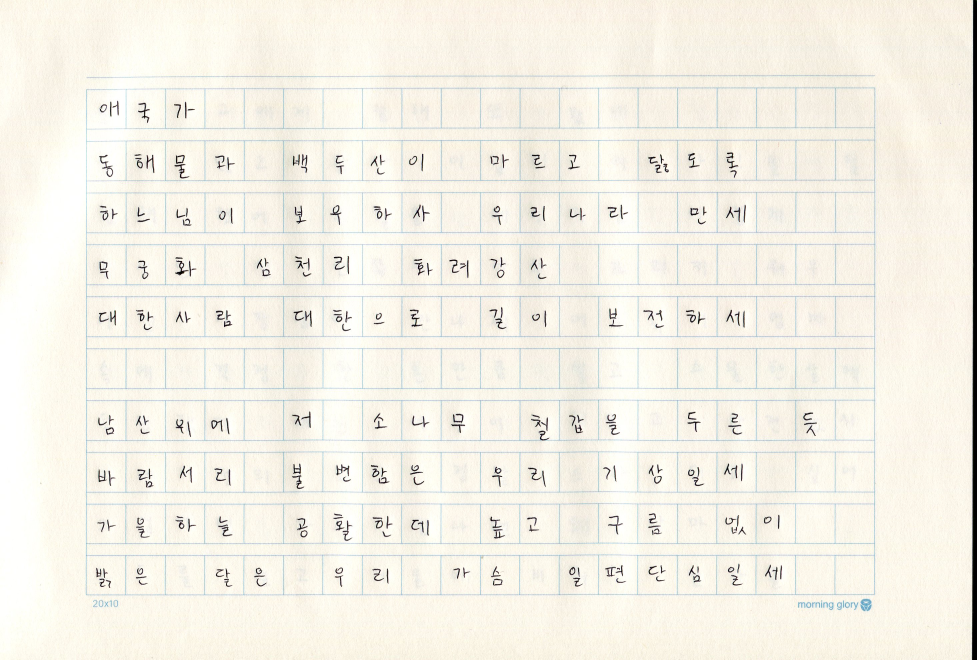
#> input picture 1.jpg, 2931 x 1978 px (shown at 1/3 size)
$ python preprocessing.py 1.jpg
#> lines starting #> are read from the running program, lines starting #| are printed output that depends on the picture; after the words box and inside, x2 and y2 are one past the last pixel; in counts of white or black regions, pixels touching at a corner belong together
import cv2
import numpy as np
import sys
from pathlib import Path

###################
# Core Parameters #
###################

# Size of image to compact during preprocessing
adjust_size = 500

# Rho (distance from top-left corner) threshold for detecting duplicates
rho_threshold = 10


# Theta (angle from top horizontal line) threshold for detecting duplicates
theta_threshold = 30*np.pi/180

# Theta threshold for grouping lines horizontally and vertically
group_threshold = 15*np.pi/180

# Gap ratio threshold between two adjacent lines to expected for finding missing lines
missing_threshold = 1.2

# Save output box images into ./output directory
save_output = True

# Save image of extracted lines overlapped to the original image into ./converted.jpg
save_lines = True

###################
###################

def angle_diff(theta1, theta2):
    return min(abs(theta1 - theta2), abs(theta1+np.pi - theta2), abs(theta1-np.pi - theta2))

def dist_diff(rho1, rho2):
    return abs(abs(rho1) - abs(rho2))

# Read the image
file_path = sys.argv[1]
orig_img = cv2.imread(file_path)
#> orig_img is the input picture: shape (1978, 2931, 3); mean B, G, R 230.8, 241.1, 244.4

# Resize the image
height, width, _ = orig_img.shape
img = cv2.resize(orig_img, dsize=(adjust_size, adjust_size), interpolation=cv2.INTER_AREA)
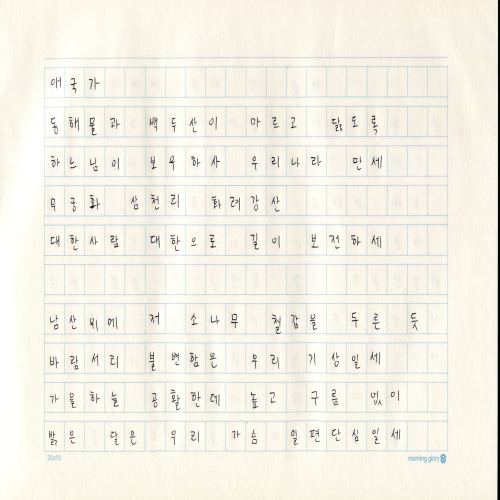
#> img: shape (500, 500, 3); mean B, G, R 230.8, 241.1, 244.4

# Change the image into a gray scale
gray = cv2.cvtColor(img, cv2.COLOR_BGR2GRAY)

# Pre image processing
edges = cv2.Canny(gray, 45, 150, apertureSize=3)
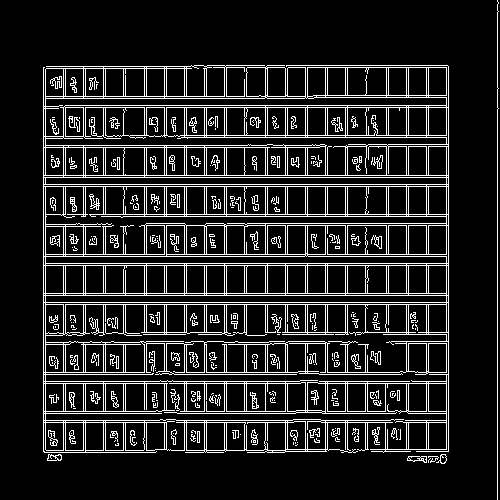
#> edges: shape (500, 500); 13.3% white in thin lines or dots

kernel = np.ones((3, 3), np.uint8)
edges = cv2.dilate(edges, kernel, iterations=1)
#> edges: shape (500, 500); 33.5% white; 69 white regions, largest, box (x1, y1, x2, y2) and area: (42, 64, 450, 465) 73554, (496, 0, 500, 500) 1513, (190, 390, 202, 409) 181

kernel = np.ones((5, 5), np.uint8)
edges = cv2.erode(edges, kernel, iterations=1)
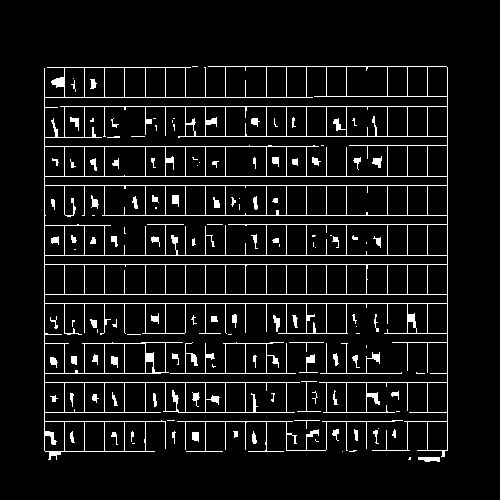
#> edges: shape (500, 500); 7.3% white in thin lines or dots, all inside (x1, y1, x2, y2) = (44, 66, 448, 462)

# Detect lines in the image
lines = cv2.HoughLines(edges, 1, 0.5*np.pi/180, 150)
#> lines = 47 rows, first 8: [176, 1.57], [185, 1.57], [255, 1.57], [264, 1.57], [294, 1.57], [303, 1.57], [106, 1.57], [382, 1.57]

if not lines.any():
    print('No lines were found')
    exit()

# Reduce similar lines into one representative
filtered_lines = []

## Calculate how many lines are similar to a given one
similar_lines = {i : [] for i in range(len(lines))}
#> similar_lines = 47 items
for i in range(len(lines)):
    for j in range(len(lines)):
        if i == j:
            continue
        rho_i, theta_i = lines[i][0]
        rho_j, theta_j = lines[j][0]
        if dist_diff(rho_i, rho_j) < rho_threshold and angle_diff(theta_i, theta_j) < theta_threshold:
            similar_lines[i].append(j)
#> this loop made 47 passes

## Order the indices of the lines by how many are similar to them
indices = [i for i in range(len(lines))]
#> indices = 47 values from 0 to 46
indices.sort(key=lambda x : len(similar_lines[x]))

## Construct line flags which is the base for the filtering
line_flags = len(lines)*[True]
#> line_flags = 47 items, first 6: True, True, True, True, True, True
for i in range(len(lines) - 1):
    if not line_flags[indices[i]]:
        continue

    for j in range(i + 1, len(lines)):
        if not line_flags[indices[j]]:
            continue

        rho_i,theta_i = lines[indices[i]][0]
        rho_j,theta_j = lines[indices[j]][0]
        if dist_diff(rho_i, rho_j) < rho_threshold and angle_diff(theta_i, theta_j) < theta_threshold:
            line_flags[indices[j]] = False
#> this loop made 46 passes
#> after the loop, line_flags = 47 items, first 6: True, False, True, False, True, False

## Filter out duplicated lines
for i in range(len(lines)):
    if line_flags[i]:
        filtered_lines.append(lines[i])
#> after the loop, filtered_lines = 35 items, first 6: [[176, 1.57]], [[255, 1.57]], [[294, 1.57]], [[106, 1.57]], [[382, 1.57]], [[447, 0]]

# Group horizontal and vertical lines, respectively
similar_lines = {i : set() for i in range(len(filtered_lines))}
#> similar_lines = 35 items
for i in range(len(filtered_lines)):
    for j in range(len(filtered_lines)):
        if i == j:
            continue
        rho_i, theta_i = filtered_lines[i][0]
        rho_j, theta_j = filtered_lines[j][0]
        if angle_diff(theta_i, theta_j) < group_threshold:
            similar_lines[i].add(j)
#> this loop made 35 passes
groupped_lines = set()
#> groupped_lines = 0 items
groups = []
for i, line in enumerate(filtered_lines):
    if i in groupped_lines:
        group_idx = [j for j, g in enumerate(groups) if i in g][0]
    else:
        groups.append(set())
        group_idx = len(groups) - 1
    groupped_lines.add(i)
    groups[group_idx] |= similar_lines[i]
    groups[group_idx].add(i)
    groupped_lines |= groups[group_idx]
#> this loop made 35 passes
#> (line, group_idx) on passes 1 to 8: ([[176, 1.57]], 0), ([[255, 1.57]], 0), ([[294, 1.57]], 0), ([[106, 1.57]], 0), ([[382, 1.57]], 0), ([[447, 0]], 1), ([[44, 0]], 1), ([[215, 1.57]], 0)
#> after the loop, groups = 3 items
groups.sort(key=len)
height_groups, width_groups = groups[-2:]
#> height_groups = 14 items; width_groups = 20 items

width_lines = [filtered_lines[i][0] for i in width_groups]
#> width_lines = [[447, 0], [44, 0], [427, 0], [286, 0], [64, 0], [84, 0], [104, 0], [205, 0], [346, 0], [145, 0], [225, 0], [407, 0], [165, 0], [185, 0], [306, 0], [326, 0], [266, 0], [245, 0], [387, 0], [124, 0]]
height_lines = [filtered_lines[i][0] for i in height_groups]
#> height_lines = [[176, 1.57], [255, 1.57], [294, 1.57], [106, 1.57], [382, 1.57], [215, 1.57], [412, 1.57], [136, 1.57], [66, 1.57], [333, 1.57], [451, 1.57], [148, 1.56], [343, 1.57], [423, 1.56]]
if np.abs(width_lines[0][1]) < np.abs(height_lines[0][1]):
    width_lines, height_lines = height_lines, width_lines
#> width_lines has the same summary as height_lines; height_lines has the same summary as width_lines

# Sort lines by distances (rho)
width_lines = sorted(width_lines, key=lambda l: abs(l[0]))
#> width_lines = [[66, 1.57], [106, 1.57], [136, 1.57], [148, 1.56], [176, 1.57], [215, 1.57], [255, 1.57], [294, 1.57], [333, 1.57], [343, 1.57], [382, 1.57], [412, 1.57], [423, 1.56], [451, 1.57]]
height_lines = sorted(height_lines, key=lambda l: abs(l[0]))
#> height_lines = [[44, 0], [64, 0], [84, 0], [104, 0], [124, 0], [145, 0], [165, 0], [185, 0], [205, 0], [225, 0], [245, 0], [266, 0], [286, 0], [306, 0], [326, 0], [346, 0], [387, 0], [407, 0], [427, 0], [447, 0]]

width_adj_dists = [dist_diff(width_lines[i][0], width_lines[i-1][0]) for i in range(1, len(width_lines))]
#> width_adj_dists = [40, 30, 12, 28, 39, 40, 39, 39, 10, 39, 30, 11, 28]
height_adj_dists = [dist_diff(height_lines[i][0], height_lines[i-1][0]) for i in range(1, len(height_lines))]
#> height_adj_dists = [20, 20, 20, 20, 21, 20, 20, 20, 20, 20, 21, 20, 20, 20, 20, 41, 20, 20, 20]

width_adj_dists = sorted(width_adj_dists)
#> width_adj_dists = [10, 11, 12, 28, 28, 30, 30, 39, 39, 39, 39, 40, 40]
height_adj_dists = sorted(height_adj_dists)
#> height_adj_dists = [20, 20, 20, 20, 20, 20, 20, 20, 20, 20, 20, 20, 20, 20, 20, 20, 21, 21, 41]

line_gap = width_adj_dists[len(width_adj_dists)//6]
#> line_gap = 12
_width_adj_dists_filtered = [e for e in width_adj_dists if e > 1.5*line_gap]
line_height = _width_adj_dists_filtered[len(_width_adj_dists_filtered)//6]
#> line_height = 28
letter_width = height_adj_dists[len(height_lines)//2]
#> letter_width = 20

# Find and fill missing vertical lines
missing_height_lines = []
for i in range(1, len(height_lines)):
    dist = dist_diff(height_lines[i][0], height_lines[i-1][0])
    angle_dist = angle_diff(height_lines[i][1], height_lines[i-1][1])
    if letter_width * (1-missing_threshold) <= dist <= letter_width * missing_threshold:
        continue
    missing_count = np.round(dist/letter_width)-1
    for j in range(1, 1+int(missing_count)):
        rho = height_lines[i-1][0] + dist*j/(1+missing_count)
        theta = height_lines[i-1][1] + angle_dist*j/(1+missing_count)
        missing_height_lines.append(np.array([rho, theta]))
#> this loop made 19 passes
#> dist on passes 1 to 8: 20, 20, 20, 20, 21, 20, 20, 20
#> after the loop, missing_height_lines = [[366.5, 0]]
height_lines += missing_height_lines
#> height_lines = [[44, 0], [64, 0], [84, 0], [104, 0], [124, 0], [145, 0], [165, 0], [185, 0], [205, 0], [225, 0], [245, 0], [266, 0], [286, 0], [306, 0], [326, 0], [346, 0], [387, 0], [407, 0], [427, 0], [447, 0], [366.5, 0]]
height_lines = sorted(height_lines, key=lambda l: abs(l[0]))
#> height_lines = [[44, 0], [64, 0], [84, 0], [104, 0], [124, 0], [145, 0], [165, 0], [185, 0], [205, 0], [225, 0], [245, 0], [266, 0], [286, 0], [306, 0], [326, 0], [346, 0], [366.5, 0], [387, 0], [407, 0], [427, 0], [447, 0]]

# Find and fill missing horizontal lines
missing_width_lines = []
is_letter_area = True
removal_idx = []
i = 0
while i < len(width_lines)-1:
    i += 1
    dist = dist_diff(width_lines[i][0], width_lines[i-1][0])
    angle_dist = angle_diff(width_lines[i][1], width_lines[i-1][1])
    expected_line_gap = np.abs(line_height - dist) > np.abs(line_gap - dist)
    dist_combination = line_height + line_gap
    is_combination = np.abs(line_height - dist) >  np.abs(dist_combination - dist)
    if i == 1 and expected_line_gap:
        removal_idx.append(0)
        continue
    if is_letter_area:
        if expected_line_gap:
            removal_idx.append(i-1)
        elif is_combination:
            rho = width_lines[i-1][0] + line_height
            theta = (width_lines[i-1][1] + width_lines[i][1])/2
            missing_width_lines.append(width_lines[i-1])
            width_lines[i-1] = np.array([rho, theta])
            is_letter_area = False
            i -= 1
        else:
            is_letter_area = False
    else:
        if is_combination:
            rho = width_lines[i-1][0] + line_gap
            theta = (width_lines[i-1][1] + width_lines[i][1])/2
            missing_width_lines.append(width_lines[i-1])
            width_lines[i-1] = np.array([rho, theta])
            i -= 1
        elif not expected_line_gap:
            missing_width_lines.append(width_lines[i-1])
            i -= 1
        is_letter_area = True
#> this loop made 20 passes
#> (i, dist, angle_dist, expected_line_gap, is_combination, rho, is_letter_area) on passes 1, 7, 9, 11, 13, 16: (0, 40, 0, False, True, 94, False), (4, 39, 0, False, True, 188, True), (5, 40, 0, False, True, 227, True), (6, 39, 0, False, True, 267, True), (7, 39, 0, False, True, 306, True), (9, 39, 0, False, True, 371, False)
#> after the loop, i = 13; missing_width_lines = [[66, 1.57], [106, 1.57], [176, 1.57], [215, 1.57], [255, 1.57], [294, 1.57], [343, 1.57]]; removal_idx = [0]; width_lines = [[94, 1.57], [106, 1.57], [136, 1.57], [148, 1.56], [188, 1.57], [227, 1.57], [267, 1.57], [306, 1.57], [333, 1.57], [371, 1.57], [382, 1.57], [412, 1.57], [423, 1.56], [451, 1.57]]
width_lines = [l for i, l in enumerate(width_lines) if i not in removal_idx]
#> width_lines = [[106, 1.57], [136, 1.57], [148, 1.56], [188, 1.57], [227, 1.57], [267, 1.57], [306, 1.57], [333, 1.57], [371, 1.57], [382, 1.57], [412, 1.57], [423, 1.56], [451, 1.57]]
width_lines += missing_width_lines
#> width_lines = [[106, 1.57], [136, 1.57], [148, 1.56], [188, 1.57], [227, 1.57], [267, 1.57], [306, 1.57], [333, 1.57], [371, 1.57], [382, 1.57], [412, 1.57], [423, 1.56], [451, 1.57], [66, 1.57], [106, 1.57], [176, 1.57], [215, 1.57], [255, 1.57], [294, 1.57], [343, 1.57]]
width_lines = sorted(width_lines, key=lambda l: abs(l[0]))
#> width_lines = [[66, 1.57], [106, 1.57], [106, 1.57], [136, 1.57], [148, 1.56], [176, 1.57], [188, 1.57], [215, 1.57], [227, 1.57], [255, 1.57], [267, 1.57], [294, 1.57], [306, 1.57], [333, 1.57], [343, 1.57], [371, 1.57], [382, 1.57], [412, 1.57], [423, 1.56], [451, 1.57]]

# Convert coord system into Cartesian from rho-theta plane
cartesian_width_lines = []
for line in width_lines:
    rho, theta = line
    a = np.cos(theta)
    b = np.sin(theta)
    x0 = a*rho
    y0 = b*rho
    x1 = (x0-b) * width / adjust_size
    x2 = (x0+b) * width / adjust_size
    y1 = (y0+a) * height / adjust_size
    y2 = (y0-a) * height / adjust_size
    cartesian_width_lines.append(np.array([[x1, y1], [x2, y2]]))
#> this loop made 20 passes
#> (rho, theta, a, x0, y0, x1, x2, y1) on passes 1 to 7: (66, 1.57, -4.37e-08, -2.88e-06, 66, -5.86, 5.86, 261.1), (106, 1.57, -4.37e-08, -4.63e-06, 106, -5.86, 5.86, 419.3), (106, 1.57, -4.37e-08, -4.63e-06, 106, -5.86, 5.86, 419.3), (136, 1.57, -4.37e-08, -5.94e-06, 136, -5.86, 5.86, 538), (148, 1.56, 0.00873, 1.29, 148, 1.71, 13.43, 585.5), (176, 1.57, -4.37e-08, -7.69e-06, 176, -5.86, 5.86, 696.3), (188, 1.57, -4.37e-08, -8.22e-06, 188, -5.86, 5.86, 743.7)
#> after the loop, cartesian_width_lines = 20 items, first 6: [[-5.86, 261.1], [5.86, 261.1]], [[-5.86, 419.3], [5.86, 419.3]], [[-5.86, 419.3], [5.86, 419.3]], [[-5.86, 538], [5.86, 538]], [[1.71, 585.5], [13.43, 585.4]], [[-5.86, 696.3], [5.86, 696.3]]

cartesian_height_lines = []
for line in height_lines:
    rho, theta = line
    a = np.cos(theta)
    b = np.sin(theta)
    x0 = a*rho
    y0 = b*rho
    x1 = (x0-b) * width / adjust_size
    x2 = (x0+b) * width / adjust_size
    y1 = (y0+a) * height / adjust_size
    y2 = (y0-a) * height / adjust_size
    cartesian_height_lines.append(np.array([[x1, y1], [x2, y2]]))
#> this loop made 21 passes
#> (line, rho, x0, x1, x2) on passes 1 to 8: ([44, 0], 44, 44, 257.9, 257.9), ([64, 0], 64, 64, 375.2, 375.2), ([84, 0], 84, 84, 492.4, 492.4), ([104, 0], 104, 104, 609.6, 609.6), ([124, 0], 124, 124, 726.9, 726.9), ([145, 0], 145, 145, 850, 850), ([165, 0], 165, 165, 967.2, 967.2), ([185, 0], 185, 185, 1084.5, 1084.5)

# Obtain letter boxes

def order_points(pts):
    rect = np.zeros((4, 2), dtype = "float32")
    s = pts.sum(axis = 1)
    rect[0] = pts[np.argmin(s)]
    rect[2] = pts[np.argmax(s)]
    diff = np.diff(pts, axis = 1)
    rect[1] = pts[np.argmin(diff)]
    rect[3] = pts[np.argmax(diff)]
    return rect

def four_point_transform(image, pts):
    rect = order_points(pts)
    (tl, tr, br, bl) = rect
    widthA = np.sqrt(((br[0] - bl[0]) ** 2) + ((br[1] - bl[1]) ** 2))
    widthB = np.sqrt(((tr[0] - tl[0]) ** 2) + ((tr[1] - tl[1]) ** 2))
    maxWidth = max(int(widthA), int(widthB))
    heightA = np.sqrt(((tr[0] - br[0]) ** 2) + ((tr[1] - br[1]) ** 2))
    heightB = np.sqrt(((tl[0] - bl[0]) ** 2) + ((tl[1] - bl[1]) ** 2))
    maxHeight = max(int(heightA), int(heightB))
    dst = np.array([
        [0, 0],
        [maxWidth - 1, 0],
        [maxWidth - 1, maxHeight - 1],
        [0, maxHeight - 1]], dtype = "float32")
    M = cv2.getPerspectiveTransform(rect, dst)
    warped = cv2.warpPerspective(image, M, (maxWidth, maxHeight))
    return warped

def perp(a) :
    b = np.empty_like(a)
    b[0] = -a[1]
    b[1] = a[0]
    return b

def seg_intersect(a1, a2, b1, b2) :
    da = a2-a1
    db = b2-b1
    dp = a1-b1
    dap = perp(da)
    denom = np.dot(dap, db)
    num = np.dot(dap, dp)
    return (num / denom.astype(float))*db + b1

boxes = []

for i_width in range(0, len(cartesian_width_lines)-1, 2):
    for i_height in range(len(cartesian_height_lines)-1):
        a1, a2 = cartesian_width_lines[i_width]
        b1, b2 = cartesian_height_lines[i_height]
        p1 = seg_intersect(a1, a2, b1, b2)

        a1, a2 = cartesian_width_lines[i_width+1]
        b1, b2 = cartesian_height_lines[i_height]
        p2 = seg_intersect(a1, a2, b1, b2)

        a1, a2 = cartesian_width_lines[i_width]
        b1, b2 = cartesian_height_lines[i_height+1]
        p3 = seg_intersect(a1, a2, b1, b2)

        a1, a2 = cartesian_width_lines[i_width+1]
        b1, b2 = cartesian_height_lines[i_height+1]
        p4 = seg_intersect(a1, a2, b1, b2)

        rect = order_points(np.array([p1, p2, p3, p4]))
        tl, _, br, _ = rect
        if save_output:
            boxes.append(four_point_transform(orig_img, np.array([p1, p2, p3, p4])))
        else:
            boxes.append((tl, br))
#> this loop made 10 passes
#> i_width on passes 3 to 10: 4, 6, 8, 10, 12, 14, 16, 18
#> pass 1, in four_point_transform (call 4), `warped = cv2.warpPerspective(image, M, (maxWidth, maxHeight))`:
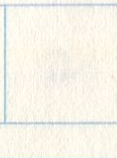
#> warped: shape (158, 117, 3); mean B, G, R 233.9, 244.3, 247.2

if not save_output:
    print(boxes)

# Save each box images
if save_output:
    Path("output").mkdir(exist_ok=True)
    box_num = 1
    for box in boxes:
        box = cv2.cvtColor(box, cv2.COLOR_BGR2GRAY)
        _, box = cv2.threshold(box, 200, 255, cv2.THRESH_BINARY)
        h, w = box.shape
        box = box[h//16:-h//16, w//10:-w//10]
        h, w = box.shape
        inner_box = box[h//4:-h//4, w//4:-w//4]
        if np.sum(inner_box < 200) > 0:
            n = str(box_num).zfill(1+np.log10(len(boxes)).astype(int))
            cv2.imwrite(f'output/box-{n}.jpg', box)
            box_num += 1
#> this loop made 200 passes
#> pass 1, `_, box = cv2.threshold(box, 200, 255, cv2.THRESH_BINARY)`:
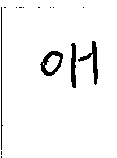
#> box: shape (158, 117); 95.5% white; 14 black regions (10 under 20 px), largest, box (x1, y1, x2, y2) and area: (40, 51, 63, 76) 242, (78, 41, 98, 85) 232, (71, 43, 76, 88) 193, (1, 7, 3, 150) 144
#> pass 1, `box = box[h//16:-h//16, w//10:-w//10]`:
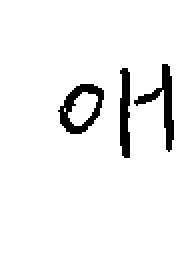
#> box: shape (139, 94) (shown 2 times larger); 94.9% white; 3 black regions, box (x1, y1, x2, y2) and area: (29, 42, 52, 67) 242, (67, 32, 87, 76) 232, (60, 34, 65, 79) 193

# Show extracted lines in the original image
def draw(line, color):
    rho,theta = line
    a = np.cos(theta)
    b = np.sin(theta)
    x0 = a*rho
    y0 = b*rho
    x1 = int((x0 + 1000*(-b)) * width / adjust_size)
    y1 = int((y0 + 1000*(a)) * height / adjust_size)
    x2 = int((x0 - 1000*(-b)) * width / adjust_size)
    y2 = int((y0 - 1000*(a)) * height / adjust_size)
    cv2.line(orig_img, (x1,y1) , (x2,y2), color, 2)

if save_lines:
    for line in width_lines:
        draw(line, (0, 0, 150))
#> this loop made 20 passes
    for line in height_lines:
        draw(line, (150, 0, 0))
#> this loop made 21 passes

    cv2.imwrite('converted.jpg', orig_img)
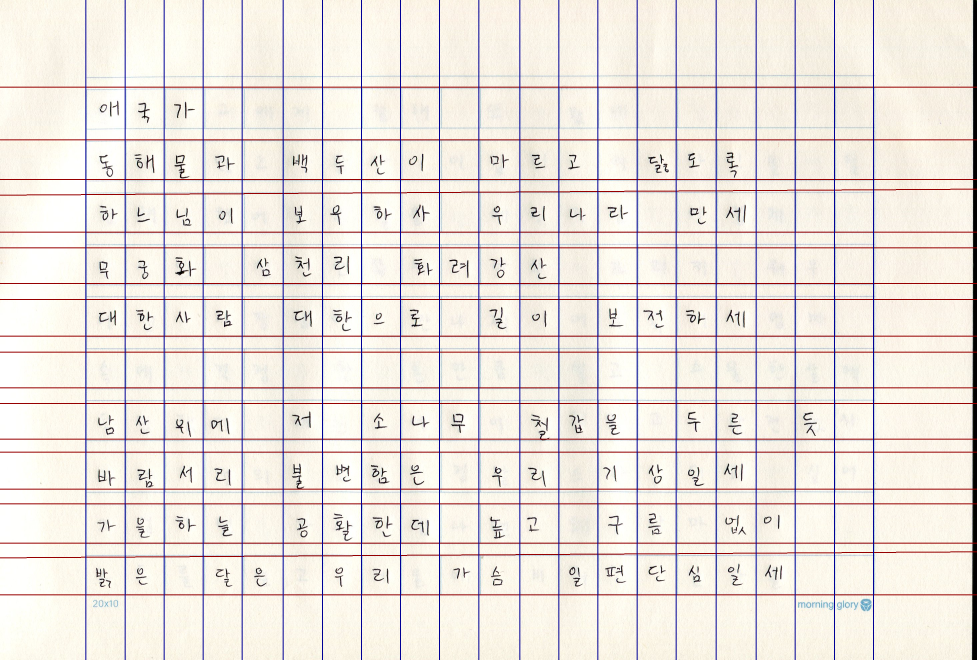
#> saved as converted.jpg: shape (1978, 2931, 3) (shown at 1/3 size); mean B, G, R 222.6, 229.3, 236.9
